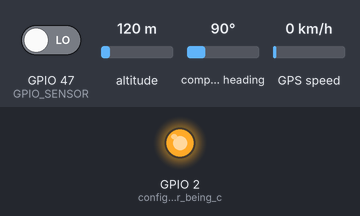
The sketch below on a simulated ESP32. Shown: output pins drawn as LEDs (lit = HIGH). Inputs (shaded band) come from the test bench; at power-on: GPIO 47 (GPIO_SENSOR) LOW, altitude 120 m, compass heading 90°, GPS speed 0 km/h. No CAN messages arrive unless stated; the GPS gets a fix after 3 s at 37.7749, -122.4194 with 8 satellites; what the sketch prints to the serial monitor is not drawn.

Above: at 2.0 s.
Timing chart, 0 to 4.0 s (numbered marks = the images above):
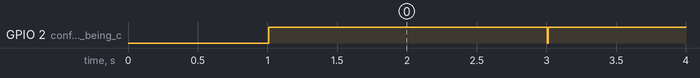

The sketch:

gps_and_sensor_broadcast.ino
```cpp
/*
  Project to combine GPS CAN bus broadcast with the GPS-bolt-on and also integrate a simple sensor reading using a GPIO.

  System is powered by 12v DC, which is connected to the board with a 3 pin cable:
  * 12v
  * ground
  * sensor connection

  Sensor is connected to a digital switch that is powered by 12v. When the switch is activated, the switch output is connected to 12v.
  When the switch output is not activated, there is a pulldown to ground. Therefore, with this design the ESP32's GPIO input must be protected.

  Input circuit protection diagram:

      Sensor output ──[12 V pull-up]───┐
                                       │
                                      ┌┴┐
                                      │R│ 4.7K 1/4 W current limiting resistor
                                      └┬┘
                                       │
                                       +──► ESP32 GPIO 47
                                       │
                                      ┌┴┐
                                      --- cathode (band)
                                      | |
                                      │Z│ 1N4728A (3.6 V zener) to GND
                                      └┬┘
                                       │
                                      GND


  **GPS bolt-on Pin Configurations**
    - Rx to GPS module (tx from ESP32) - pin 17 of SV1 - GPIO40 of ESP32
    - Tx from GPS module (rx to ESP32) - pin 18 of SV1 - GPIO41 of ESP32
    - P1PPS from GPS module            - pin 16 of SV1 - GPIO39 of ESP32
    - PSE_SEL from GPS moduel          - pin 11 of SV1 - GPIO45 of ESP32

  **CAN Broadcasting the following information:**

  - **CAN ID 100**:
    - Latitude in signed decimal degrees. 4 byte payload (Multiply value by 1000000 to get 6 digits of precision, pack into 4 bytes)
    - CAN byte offset 0-3
    - Longitude in signed decimal degrees. 4 byte payload (Multiply value by 1000000 to get 6 digits of precision, pack into 4 bytes)
    - CAN byte offset 4-7

  - **CAN ID 101**:
    - Speed in km/h. 2 byte payload, offset 0 (Multiply by 100 to get 2 digits of precision, pack into two bytes)
    - GPS quality indicator. 1 byte payload, offset 2 (value is typically 0,1,2)
    - GPS Satellite count. 1 byte payload, offset 3
    - GPSDOP (dilution of precision). 2 byte payload, offset 4 (Multiply by 100 to get 2 digits of precision, pack into two bytes)

    ** CAN ID 102**
    - A counter to indicate the main program loop is basically alive (byte 0)
    - A sensor reading that sends 1 if the sensor output is activated (connected to ground) (byte 1)
*/

#include <Arduino.h>
#include <SPI.h>
#include "driver/twai.h"
#include <TinyGPS++.h>

// Initialize TinyGPS++
TinyGPSPlus gps;

// GPIO pin for level sensor
#define GPIO_SENSOR 47

// CAN1 IDs for broadcasting GPS data
#define CAN_ID_LAT_LNG 100
#define CAN_ID_SPEED_QUALITY 101
#define CAN_ID_COUNTER 102

// Define CAN1 TX and RX pins
#define CAN1_TX 7  // Adjust based on your setup
#define CAN1_RX 6  // Adjust based on your setup

// Desired update rate in Hz (1,5, 10, 25, 50)
static const uint8_t updateRateHz = 10;

// Baud-rate code for 115200 is 5
static const uint8_t baudCode115k = 5;

// A counter that will be broadcast to prove
// the system is alive
static uint8_t counter = 0;
static uint32_t last_counter_increment_time = 0;

// manages how often we send GPS broadcasts
// In your globals
static uint32_t last_gps_broadcast = 0;
const uint32_t gps_broadcast_interval = 1000 / updateRateHz;  // e.g. 100 ms
static bool led_state = false;
static bool can_init = false;

void configureSkytraqBaudRate(uint8_t baudCode) {
  // Payload bytes: { MsgID=0x05, COM_port=0, BaudCode, Attributes=0 }
  const uint8_t payloadLen = 4;
  uint8_t payload[payloadLen] = { 0x05, 0x00, baudCode, 0x00 };

  // XOR-checksum over the payload bytes
  uint8_t checksum = 0;
  for (uint8_t i = 0; i < payloadLen; i++) {
    checksum ^= payload[i];
  }

  // Build the full packet:
  //  A0 A1 00 04 [payload…] [checksum] 0D 0A
  uint8_t pkt[2 + 2 + payloadLen + 1 + 2] = {
    0xA0, 0xA1,             // header
    0x00, payloadLen,       // payload length MSB=0, LSB=4
    payload[0], payload[1], payload[2], payload[3], // payload
    checksum,               // XOR of payload[]
    0x0D, 0x0A              // terminator
  };

  Serial2.write(pkt, sizeof(pkt));
}

void configureSkytraqUpdateRate(uint8_t rateHz) {
  // Payload bytes: { MsgID=0x0E, Rate, Attributes=0 }
  const uint8_t payloadLen = 3;
  uint8_t payload[payloadLen] = { 0x0E, rateHz, 0x00 };

  // XOR‐checksum over the payload bytes
  uint8_t checksum = 0;
  for (uint8_t i = 0; i < payloadLen; i++) {
    checksum ^= payload[i];
  }

  // Build the full packet:
  //  A0 A1 00 03 [payload…] [checksum] 0D 0A
  uint8_t pkt[2 + 2 + payloadLen + 1 + 2] = {
    0xA0, 0xA1,             // header
    0x00, payloadLen,       // payload length MSB=0, LSB=3
    payload[0], payload[1], payload[2], // payload
    checksum,               // XOR of payload[]
    0x0D, 0x0A              // terminator
  };

  Serial2.write(pkt, sizeof(pkt));
}

void setup() {
  pinMode(LED_BUILTIN, OUTPUT); //configure LED for being controlled

  Serial.begin(115200);    // Initialize serial communication with the Serial Monitor

  // Setup level sensor GPIO
  pinMode(GPIO_SENSOR, INPUT_PULLDOWN);

  // Setup GPS
  Serial2.begin(9600, SERIAL_8N1, 41, 40); // Initialize serial communication with the GPS module using hardware Serial2
  configureSkytraqBaudRate(baudCode115k);
  // give module a moment to switch
  delay(1000);
  Serial2.begin(115200);
  configureSkytraqUpdateRate(updateRateHz);
  Serial.println("GPS Module Initialized");
}

bool init_CAN() {
  // CAN1 Initialization
  Serial.println("Initializing CAN1...");
  twai_general_config_t g_config = TWAI_GENERAL_CONFIG_DEFAULT((gpio_num_t)CAN1_TX, (gpio_num_t)CAN1_RX, TWAI_MODE_NORMAL);
  twai_timing_config_t t_config = TWAI_TIMING_CONFIG_1MBITS();
  twai_filter_config_t f_config = TWAI_FILTER_CONFIG_ACCEPT_ALL();

  if (twai_driver_install(&g_config, &t_config, &f_config) == ESP_OK) {
    Serial.println("CAN1 Driver initialized");
  } else {
    Serial.println("Failed to initialize CAN1 driver");
    return false;
  }

  if (twai_start() == ESP_OK) {
    Serial.println("CAN1 interface started");
  } else {
    Serial.println("Failed to start CAN1");
    return false;
  }
  Serial.println("CAN1 initialization complete!");
  return true;
}

void toggle_led() {
  led_state = !led_state;
  digitalWrite(LED_BUILTIN, led_state);
}

void check_send_sensor() {
  if (millis() - last_counter_increment_time < 1000) {
    return;
  }

  counter++;
  last_counter_increment_time = millis();

  uint8_t is_activated = digitalRead(GPIO_SENSOR) == 1;

  twai_message_t message_counter;

  message_counter.identifier = CAN_ID_COUNTER;
  message_counter.extd = 0;                           // Standard Frame
  message_counter.rtr = 0;                            // Data Frame
  message_counter.data_length_code = 2;               // 1-byte payload
  message_counter.data[0] = counter;                  // set first byte to the counter
  message_counter.data[1] = is_activated;             // set the sensor value is activated

  if (twai_transmit(&message_counter, pdMS_TO_TICKS(1000)) == ESP_OK) {
    Serial.println("CAN1: tx counter/sensor");
    toggle_led();
  }

}

void broadcast_gps() {
  // Prepare the messages
  twai_message_t message_lat_lng;
  twai_message_t message_speed_quality;

  // Latitude and Longitude
  int32_t latitude = gps.location.lat() * 1000000;    // Convert to signed decimal degrees with 6 digits of precision
  int32_t longitude = gps.location.lng() * 1000000;   // Convert to signed decimal degrees with 6 digits of precision

  message_lat_lng.identifier = CAN_ID_LAT_LNG;
  message_lat_lng.extd = 0;                           // Standard Frame
  message_lat_lng.rtr = 0;                            // Data Frame
  message_lat_lng.data_length_code = 8;               // 8-byte payload

  memcpy(&message_lat_lng.data[0], &latitude, 4);     // First 4 bytes for latitude
  memcpy(&message_lat_lng.data[4], &longitude, 4);    // Next 4 bytes for longitude

  // Speed and GPS stats indicator
  int16_t speed = gps.speed.kmph() * 100;             // Convert speed to 2 decimal precision
  int16_t hdop_value = gps.hdop.value();              // Note, HDOP is pre-scaled to two digits of precision by tinyGPS

  uint8_t gps_quality;
  if (!gps.hdop.isValid()) {
    gps_quality = 0;                                  // no sat data at all
  }
  else if (gps.location.isValid()) {
    gps_quality = 2;                                  // full 3D fix
  }
  else {
    gps_quality = 1;                                  // just satellites / 2D fix
  }

  message_speed_quality.identifier = CAN_ID_SPEED_QUALITY;
  message_speed_quality.extd = 0;                           // Standard Frame
  message_speed_quality.rtr = 0;                            // Data Frame
  message_speed_quality.data_length_code = 6;               // 5-byte payload

  memcpy(&message_speed_quality.data[0], &speed, 2);        // First 2 bytes for speed
  message_speed_quality.data[2] = gps_quality;              // 1 byte for GPS quality indicator
  message_speed_quality.data[3] = gps.satellites.value();   //satellite count
  memcpy(&message_speed_quality.data[4], &hdop_value, 2);   // 2 bytes for HDOP

  // Send messages over CAN1
  if (twai_transmit(&message_lat_lng, pdMS_TO_TICKS(1000)) == ESP_OK) {
    Serial.println("CAN1: tx lat/lon");
  } else {
    Serial.println("CAN1: Failed to send Latitude and Longitude data");
  }

  if (twai_transmit(&message_speed_quality, pdMS_TO_TICKS(1000)) == ESP_OK) {
    Serial.println("CAN1: tx speed/qual");
  } else {
    Serial.println("CAN1: Failed to send Speed and GPS quality data");
  }

  if (gps_quality) {
    toggle_led();
  }
}

void check_send_gps() {
  while (Serial2.available() > 0) {
    //read in serial data, feed it to the GPS library
    //so it can construct GPS udpates
    char c = Serial2.read();
    gps.encode(c); // Parse the NMEA sentence

    // time to broadcast?
    uint32_t now = millis();
    if (now - last_gps_broadcast >= gps_broadcast_interval) {
      broadcast_gps();
      last_gps_broadcast = now;
    }
  }
}

void loop() {
  if (! can_init) {
    can_init = init_CAN();
    if (!can_init) {
      return;
    }
  }
  check_send_sensor();
  check_send_gps();
}
```

Measured:
- by itself, GPIO 2 (configure_LED_for_being_c): repeats every 1.0 s: LOW 0.01 s, HIGH 0.99 s
